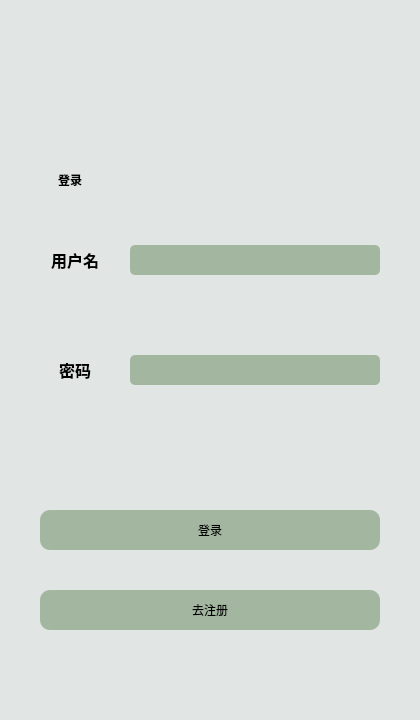
<?xml version="1.0" encoding="UTF-8"?>
<ui version="4.0">
 <class>Widget</class>
 <widget class="QWidget" name="Widget">
  <property name="geometry">
   <rect>
    <x>0</x>
    <y>0</y>
    <width>420</width>
    <height>720</height>
   </rect>
  </property>
  <property name="minimumSize">
   <size>
    <width>420</width>
    <height>720</height>
   </size>
  </property>
  <property name="maximumSize">
   <size>
    <width>420</width>
    <height>720</height>
   </size>
  </property>
  <property name="windowTitle">
   <string>Widget</string>
  </property>
  <property name="styleSheet">
   <string notr="true">QWidget#Widget{
	background-color:rgb(225, 229, 228);
}
QPushButton#registerButton{
	background-color:rgb(163, 183, 160);
	border-radius:10px;
}
QPushButton#loginButton{
	background-color:rgb(163, 183, 160);
	border-radius:10px;
}
QLineEdit#userLineEdit{
	background-color:rgb(163, 183, 160);
	border-radius:5px;
}
QLineEdit#passwdLineEdit{
	background-color:rgb(163, 183, 160);
	border-radius:5px;
}
</string>
  </property>
  <widget class="QLabel" name="label">
   <property name="geometry">
    <rect>
     <x>40</x>
     <y>240</y>
     <width>70</width>
     <height>40</height>
    </rect>
   </property>
   <property name="minimumSize">
    <size>
     <width>70</width>
     <height>40</height>
    </size>
   </property>
   <property name="maximumSize">
    <size>
     <width>70</width>
     <height>40</height>
    </size>
   </property>
   <property name="styleSheet">
    <string notr="true">font: 11pt &quot;黑体&quot;;</string>
   </property>
   <property name="text">
    <string>&lt;html&gt;&lt;head/&gt;&lt;body&gt;&lt;p align=&quot;center&quot;&gt;&lt;span style=&quot; font-size:12pt; font-weight:600;&quot;&gt;用户名&lt;/span&gt;&lt;/p&gt;&lt;/body&gt;&lt;/html&gt;</string>
   </property>
  </widget>
  <widget class="QLabel" name="label_2">
   <property name="geometry">
    <rect>
     <x>40</x>
     <y>350</y>
     <width>70</width>
     <height>40</height>
    </rect>
   </property>
   <property name="minimumSize">
    <size>
     <width>70</width>
     <height>40</height>
    </size>
   </property>
   <property name="maximumSize">
    <size>
     <width>70</width>
     <height>40</height>
    </size>
   </property>
   <property name="styleSheet">
    <string notr="true">font: 11pt &quot;黑体&quot;;</string>
   </property>
   <property name="text">
    <string>&lt;html&gt;&lt;head/&gt;&lt;body&gt;&lt;p align=&quot;center&quot;&gt;&lt;span style=&quot; font-size:12pt; font-weight:600;&quot;&gt;密码&lt;/span&gt;&lt;/p&gt;&lt;/body&gt;&lt;/html&gt;</string>
   </property>
  </widget>
  <widget class="QLineEdit" name="userLineEdit">
   <property name="geometry">
    <rect>
     <x>130</x>
     <y>245</y>
     <width>250</width>
     <height>30</height>
    </rect>
   </property>
   <property name="minimumSize">
    <size>
     <width>250</width>
     <height>30</height>
    </size>
   </property>
   <property name="maximumSize">
    <size>
     <width>250</width>
     <height>30</height>
    </size>
   </property>
  </widget>
  <widget class="QLineEdit" name="passwdLineEdit">
   <property name="geometry">
    <rect>
     <x>130</x>
     <y>355</y>
     <width>250</width>
     <height>30</height>
    </rect>
   </property>
   <property name="minimumSize">
    <size>
     <width>250</width>
     <height>30</height>
    </size>
   </property>
   <property name="maximumSize">
    <size>
     <width>250</width>
     <height>30</height>
    </size>
   </property>
  </widget>
  <widget class="QPushButton" name="registerButton">
   <property name="geometry">
    <rect>
     <x>40</x>
     <y>590</y>
     <width>340</width>
     <height>40</height>
    </rect>
   </property>
   <property name="minimumSize">
    <size>
     <width>340</width>
     <height>40</height>
    </size>
   </property>
   <property name="maximumSize">
    <size>
     <width>340</width>
     <height>40</height>
    </size>
   </property>
   <property name="styleSheet">
    <string notr="true">font: 11pt &quot;黑体&quot;;</string>
   </property>
   <property name="text">
    <string>去注册</string>
   </property>
  </widget>
  <widget class="QPushButton" name="loginButton">
   <property name="geometry">
    <rect>
     <x>40</x>
     <y>510</y>
     <width>340</width>
     <height>40</height>
    </rect>
   </property>
   <property name="minimumSize">
    <size>
     <width>340</width>
     <height>40</height>
    </size>
   </property>
   <property name="maximumSize">
    <size>
     <width>340</width>
     <height>40</height>
    </size>
   </property>
   <property name="styleSheet">
    <string notr="true">font: 11pt &quot;黑体&quot;;</string>
   </property>
   <property name="text">
    <string>登录</string>
   </property>
  </widget>
  <widget class="QLabel" name="label_3">
   <property name="geometry">
    <rect>
     <x>40</x>
     <y>160</y>
     <width>60</width>
     <height>40</height>
    </rect>
   </property>
   <property name="styleSheet">
    <string notr="true">font: 16pt &quot;黑体&quot;;</string>
   </property>
   <property name="text">
    <string>&lt;html&gt;&lt;head/&gt;&lt;body&gt;&lt;p align=&quot;center&quot;&gt;&lt;span style=&quot; font-weight:600;&quot;&gt;登录&lt;/span&gt;&lt;/p&gt;&lt;/body&gt;&lt;/html&gt;</string>
   </property>
  </widget>
  <widget class="QLabel" name="logo">
   <property name="geometry">
    <rect>
     <x>120</x>
     <y>40</y>
     <width>180</width>
     <height>72</height>
    </rect>
   </property>
   <property name="text">
    <string/>
   </property>
  </widget>
 </widget>
 <resources/>
 <connections/>
</ui>
